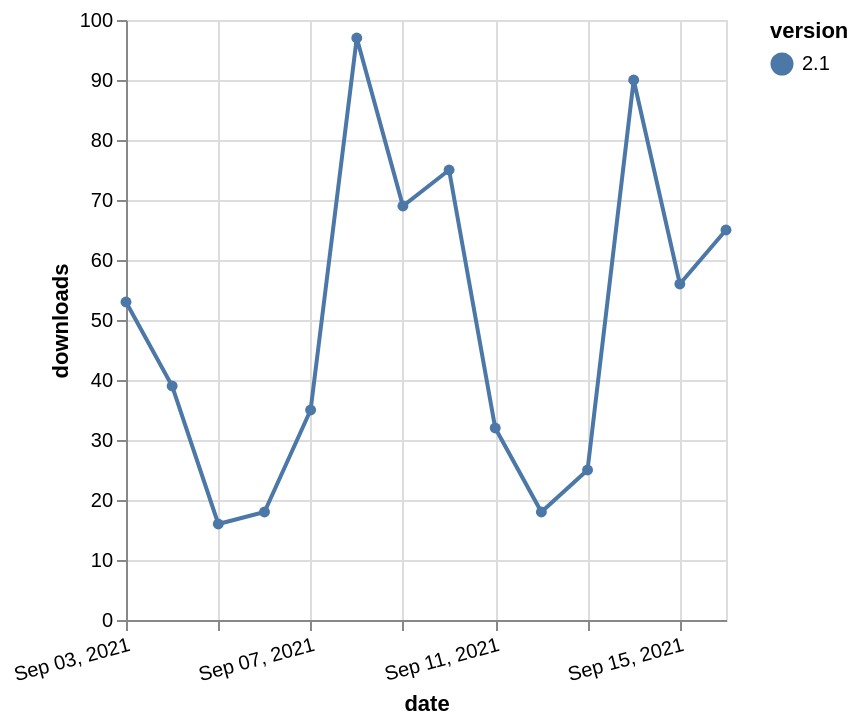

Express this chart as Vega-Lite.
### Vega-Lite specification from a JSON file in a GitHub repository (floating-point values rounded to 4 significant figures)
{"$schema": "https://vega.github.io/schema/vega-lite/v5.json", "description": "A simple bar chart with embedded data.", "data": {"values": [{"date": "2021-09-03", "total": 74198, "delta": 53, "version": "2.1"}, {"date": "2021-09-04", "total": 74237, "delta": 39, "version": "2.1"}, {"date": "2021-09-05", "total": 74253, "delta": 16, "version": "2.1"}, {"date": "2021-09-06", "total": 74271, "delta": 18, "version": "2.1"}, {"date": "2021-09-07", "total": 74306, "delta": 35, "version": "2.1"}, {"date": "2021-09-08", "total": 74403, "delta": 97, "version": "2.1"}, {"date": "2021-09-09", "total": 74472, "delta": 69, "version": "2.1"}, {"date": "2021-09-10", "total": 74547, "delta": 75, "version": "2.1"}, {"date": "2021-09-11", "total": 74579, "delta": 32, "version": "2.1"}, {"date": "2021-09-12", "total": 74597, "delta": 18, "version": "2.1"}, {"date": "2021-09-13", "total": 74622, "delta": 25, "version": "2.1"}, {"date": "2021-09-14", "total": 74712, "delta": 90, "version": "2.1"}, {"date": "2021-09-15", "total": 74768, "delta": 56, "version": "2.1"}, {"date": "2021-09-16", "total": 74833, "delta": 65, "version": "2.1"}]}, "width": "container", "mark": {"type": "line", "point": {"filled": true}}, "encoding": {"x": {"field": "date", "type": "temporal", "timeUnit": "yearmonthdate", "title": "date", "axis": {"labelAngle": -15}}, "y": {"field": "delta", "type": "quantitative", "title": "downloads"}, "color": {"field": "version", "type": "nominal"}, "tooltip": {"field": "delta"}}}
